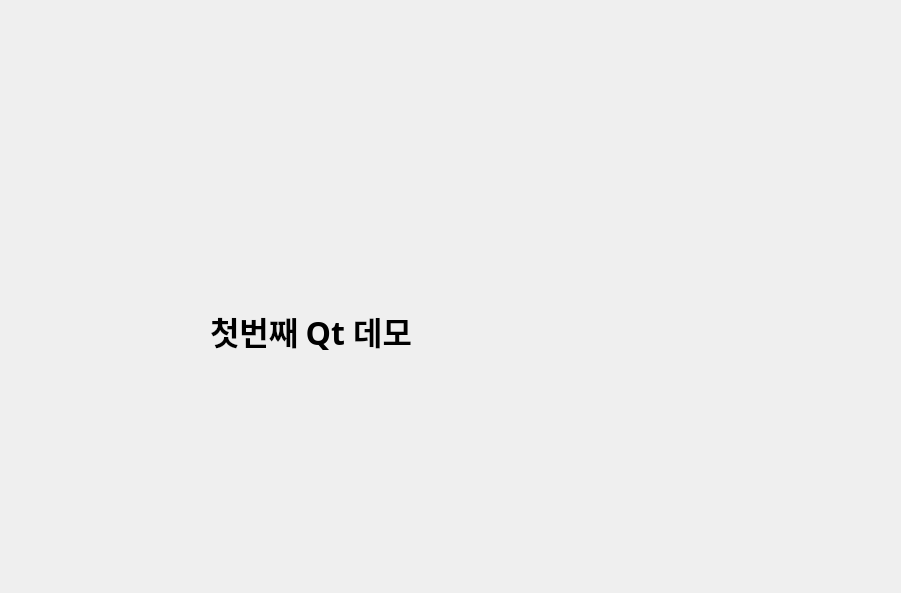
<?xml version="1.0" encoding="UTF-8"?>
<ui version="4.0">
 <class>Dialog</class>
 <widget class="QDialog" name="Dialog">
  <property name="geometry">
   <rect>
    <x>0</x>
    <y>0</y>
    <width>901</width>
    <height>593</height>
   </rect>
  </property>
  <property name="windowTitle">
   <string>Dialog</string>
  </property>
  <widget class="QLabel" name="label">
   <property name="geometry">
    <rect>
     <x>210</x>
     <y>210</y>
     <width>411</width>
     <height>241</height>
    </rect>
   </property>
   <property name="font">
    <font>
     <family>맑은 고딕</family>
     <pointsize>24</pointsize>
     <weight>75</weight>
     <bold>true</bold>
    </font>
   </property>
   <property name="text">
    <string>첫번째 Qt 데모</string>
   </property>
  </widget>
 </widget>
 <resources/>
 <connections/>
</ui>
